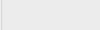
               <widget class="QWidget" name="page_12">
                <property name="geometry">
                 <rect>
                  <x>0</x>
                  <y>0</y>
                  <width>100</width>
                  <height>30</height>
                 </rect>
                </property>
                <attribute name="label">
                 <string>渲染操作</string>
                </attribute>
                <widget class="QGroupBox" name="groupBox_22">
                 <property name="geometry">
                  <rect>
                   <x>0</x>
                   <y>-20</y>
                   <width>291</width>
                   <height>201</height>
                  </rect>
                 </property>
                 <property name="title">
                  <string/>
                 </property>
                 <widget class="QWidget" name="gridLayoutWidget_12">
                  <property name="geometry">
                   <rect>
                    <x>20</x>
                    <y>70</y>
                    <width>261</width>
                    <height>53</height>
                   </rect>
                  </property>
                  <layout class="QGridLayout" name="gridLayout_13">
                   <item row="1" column="0">
                    <widget class="QCheckBox" name="showTriMesh">
                     <property name="font">
                      <font>
                       <family>Agency FB</family>
                       <pointsize>10</pointsize>
                      </font>
                     </property>
                     <property name="text">
                      <string>三角网格</string>
                     </property>
                    </widget>
                   </item>
                   <item row="0" column="0">
                    <widget class="QCheckBox" name="groundShow">
                     <property name="font">
                      <font>
                       <family>Agency FB</family>
                       <pointsize>10</pointsize>
                      </font>
                     </property>
                     <property name="text">
                      <string>大地</string>
                     </property>
                    </widget>
                   </item>
                   <item row="1" column="1">
                    <widget class="QCheckBox" name="skelShow">
                     <property name="font">
                      <font>
                       <family>Agency FB</family>
                       <pointsize>10</pointsize>
                      </font>
                     </property>
                     <property name="text">
                      <string>骨架</string>
                     </property>
                    </widget>
                   </item>
                   <item row="0" column="1">
                    <widget class="QCheckBox" name="axisShow">
                     <property name="font">
                      <font>
                       <family>Agency FB</family>
                       <pointsize>10</pointsize>
                      </font>
                     </property>
                     <property name="text">
                      <string>坐标轴</string>
                     </property>
                    </widget>
                   </item>
                  </layout>
                 </widget>
                </widget>
               </widget>
